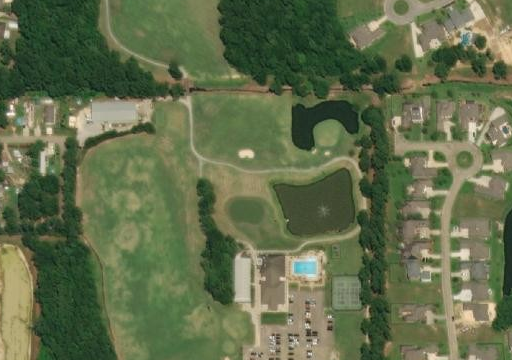
#> input picture img5.png, 512 x 360 px, given in place of img5.jpeg, which was not available
$ jupyter execute fcm.ipynb
#> lines starting #> are read from the running program, lines starting #| are printed output that depends on the picture; pictures that were not available may be replaced by others from this repository, and a replacement may not be noted
[cell 1]
import numpy as np
import matplotlib.pyplot as plt
from skimage import data, color, io
from sklearn.cluster import KMeans
from sklearn.metrics import silhouette_score
from sklearn.preprocessing import MinMaxScaler
from scipy.spatial.distance import cdist
import cv2

[cell 2]
def fcm(X, C, m, max_iter=100, error=1e-5, init=None):
    # Initialize membership matrix using K-means algorithm
    if init == 'kmeans':
        kmeans = KMeans(n_clusters=C)
        kmeans.fit(X)
        centroids = kmeans.cluster_centers_
        D = cdist(X, centroids)
        U = 1 / (D ** (2 / (m - 1)) + 1e-8)
        U = U / np.sum(U, axis=1, keepdims=True)
    else:
        # Initialize membership matrix randomly
        N = X.shape[0]
        U = np.random.rand(N, C)
        U = U / np.sum(U, axis=1, keepdims=True)
        centroids = None

    for i in range(max_iter):
        # Compute centroids
        centroids = U.T @ X / np.sum(U, axis=0, keepdims=True).T

        # Compute distance matrix
        D = cdist(X, centroids)

        # Compute membership matrix
        U_new = 1 / (D ** (2 / (m - 1)) + 1e-8)
        U_new = U_new / np.sum(U_new, axis=1, keepdims=True)

        # Check for convergence
        if np.linalg.norm(U_new - U) < error:
            break

        # Update membership matrix
        U = U_new

    return centroids, U

[cell 3]
# Load the sample image
image1 = io.imread('img5.jpeg')
#> image1 is the input picture: shape (360, 512, 3); mean R, G, B 97.8, 108.9, 75.2
image1=image1[:,:,:3]
plt.imshow(image1[:,:,:3])
plt.show()
print(image1.shape)
#| (360, 512, 3)
image = color.rgb2gray(image1)
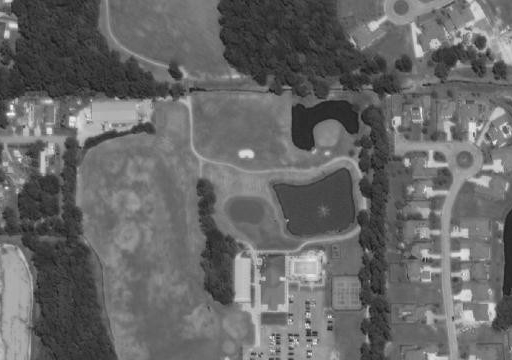
#> image: shape (360, 512) float64; min 0.0787, max 0.992, mean 0.408

[cell 4]
# Normalize the image values
scaler = MinMaxScaler()
image = scaler.fit_transform(image)
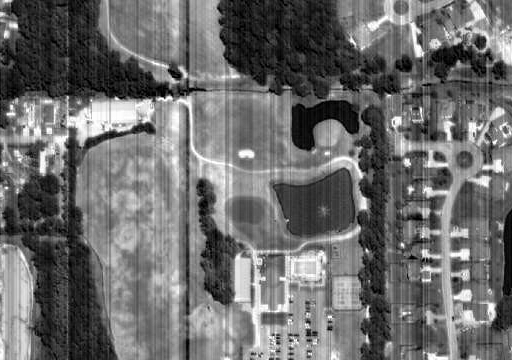
#> image: shape (360, 512) float64; min 0, max 1, mean 0.425

[cell 5]
# Flatten the image into a 2D array
X = image.reshape(-1, 1)

[cell 6]
# Apply FCM clustering algorithm
C = 4  # Number of clusters
m = 2  # Fuzziness coefficient
max_iter = 100  # Maximum number of iterations
error = 1e-5  # Convergence threshold
centroids, U = fcm(X, C, m, max_iter, error, init='kmeans')
#> the loop in fcm, `for i in range(max_iter):` made 43 passes
#> centroids on passes 1 to 12: [0.175, 0.576, 0.402, 0.773], [0.179, 0.563, 0.401, 0.747], [0.18, 0.554, 0.398, 0.733], [0.181, 0.548, 0.396, 0.725], [0.181, 0.544, 0.394, 0.72], [0.181, 0.542, 0.392, 0.717], [0.18, 0.54, 0.391, 0.715], [0.18, 0.538, 0.39, 0.713], [0.18, 0.538, 0.39, 0.713], [0.18, 0.537, 0.389, 0.712], [0.18, 0.537, 0.389, 0.712], [0.18, 0.536, 0.389, 0.712]
#> centroids = [0.18, 0.536, 0.388, 0.711]

[cell 7]
# Compute Silhouette score
labels = np.argmax(U, axis=1)
# score = silhouette_score(X, labels)

[cell 8]
# Reshape the labels and centroids back to the original image shape
labels = labels.reshape(image.shape)
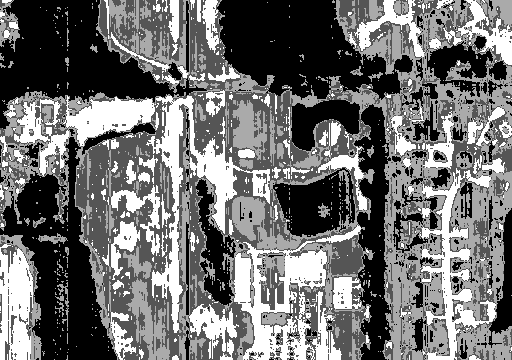
#> labels: shape (360, 512) int64; min 0, max 3, mean 1.32; drawn with min black and max white
centroids = centroids.reshape((C,))

[cell 9]
# Plot the original image and the segmented image
fig, (ax0, ax1) = plt.subplots(1, 2, figsize=(10, 5))

ax0.imshow(image1, cmap='gray')
ax0.set_title('Original image')

ax1.imshow(labels, cmap='gray')
# ax1.set_title(f'Segmented image (C={C}, score={score:.4f})')
for c in centroids:
    ax1.axhline(c, color='white')
#> this loop made 4 passes
#> c on passes 1 to 4: 0.18, 0.536, 0.388, 0.711

plt.show()
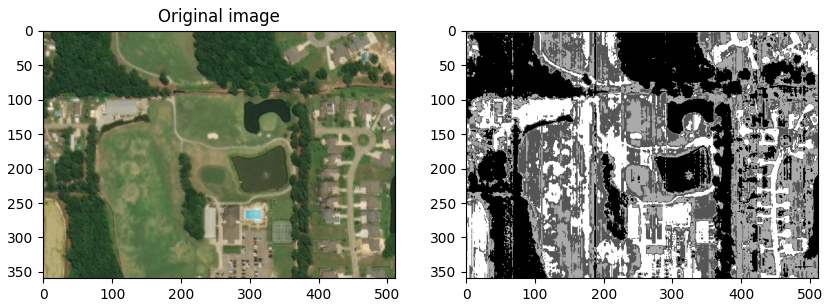
#> figure drawn by matplotlib, 2 panels

$ run again, with img4.png copied over img5.png
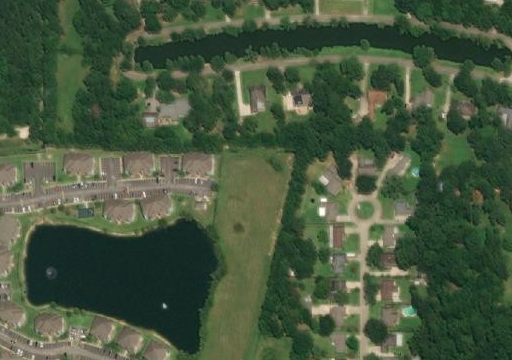
#> input picture img4.png, 512 x 360 px, given in place of img5.jpeg, which was not available
#> image1 is the input picture: shape (360, 512, 3); mean R, G, B 71.5, 87.7, 63.2
#| (360, 512, 3)
#> the loop in fcm, `for i in range(max_iter):` made 37 passes
#> centroids on passes 1 to 8: [0.267, 0.703, 0.109, 0.476], [0.272, 0.685, 0.118, 0.471], [0.276, 0.675, 0.121, 0.468], [0.278, 0.671, 0.123, 0.466], [0.279, 0.668, 0.124, 0.465], [0.279, 0.666, 0.124, 0.464], [0.28, 0.665, 0.125, 0.463], [0.28, 0.665, 0.125, 0.463]
#> `centroids, U = fcm(X, C, m, max_iter, error, init='kmeans')`: centroids = [0.28, 0.664, 0.125, 0.462]
#> `labels = labels.reshape(image.shape)`:
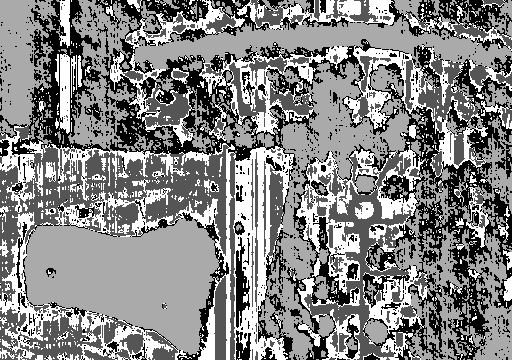
#> labels: shape (360, 512) int64; min 0, max 3, mean 1.56; drawn with min black and max white
#> the loop `for c in centroids:` made 4 passes
#> c on passes 1 to 4: 0.28, 0.664, 0.125, 0.462
#> `plt.show()`:
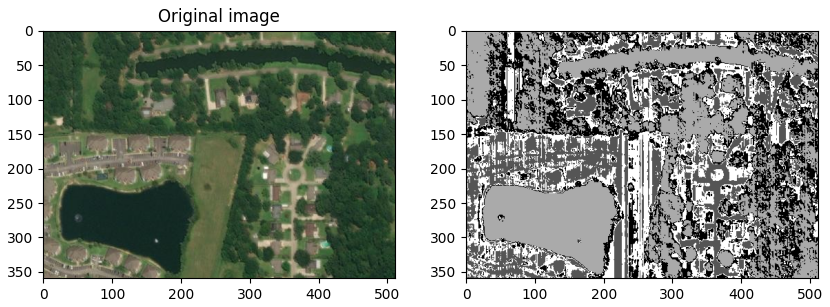
#> figure drawn by matplotlib, 2 panels

$ run again, with img6.png copied over img5.png
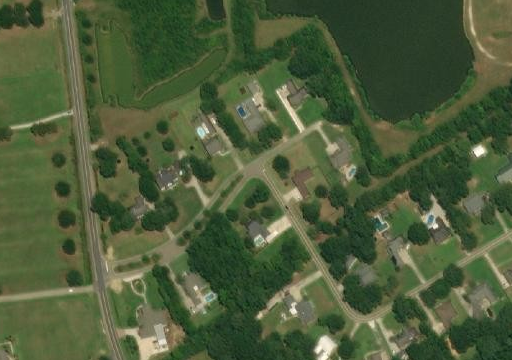
#> input picture img6.png, 512 x 360 px, given in place of img5.jpeg, which was not available
#> image1 is the input picture: shape (360, 512, 3); mean R, G, B 77.6, 92.4, 58.8
#| (360, 512, 3)
#> the loop in fcm, `for i in range(max_iter):` made 42 passes
#> centroids on passes 1 to 8: [0.725, 0.319, 0.481, 0.139], [0.693, 0.319, 0.47, 0.142], [0.674, 0.317, 0.462, 0.143], [0.662, 0.316, 0.457, 0.144], [0.654, 0.315, 0.453, 0.144], [0.649, 0.314, 0.451, 0.144], [0.645, 0.313, 0.449, 0.144], [0.643, 0.313, 0.448, 0.144]
#> `centroids, U = fcm(X, C, m, max_iter, error, init='kmeans')`: centroids = [0.639, 0.311, 0.446, 0.143]
#> `labels = labels.reshape(image.shape)`:
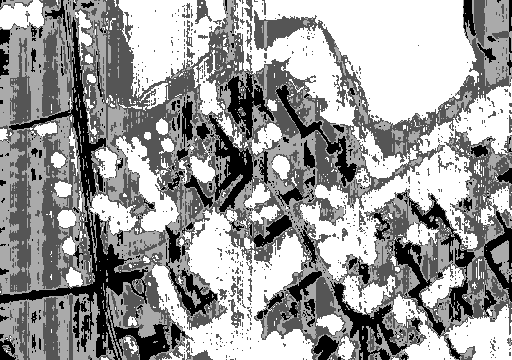
#> labels: shape (360, 512) int64; min 0, max 3, mean 1.83; drawn with min black and max white
#> the loop `for c in centroids:` made 4 passes
#> c on passes 1 to 4: 0.639, 0.311, 0.446, 0.143
#> `plt.show()`:
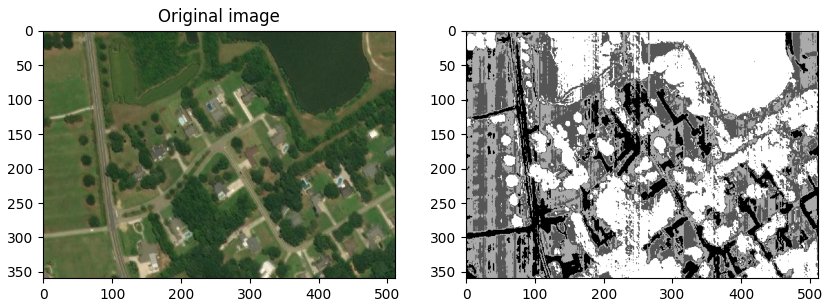
#> figure drawn by matplotlib, 2 panels

$ run again, with img7.png copied over img5.png
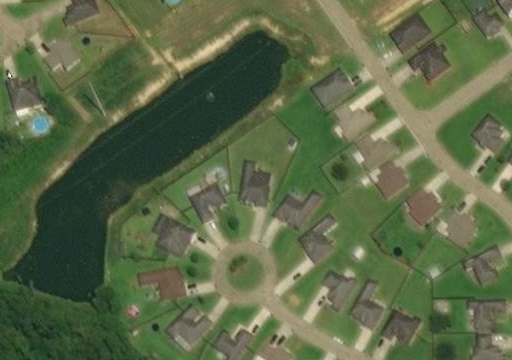
#> input picture img7.png, 512 x 360 px, given in place of img5.jpeg, which was not available
#> image1 is the input picture: shape (360, 512, 3); mean R, G, B 93, 105.6, 72.5
#| (360, 512, 3)
#> the loop in fcm, `for i in range(max_iter):` made 38 passes
#> centroids on passes 1 to 8: [0.124, 0.497, 0.326, 0.736], [0.134, 0.486, 0.328, 0.715], [0.138, 0.478, 0.327, 0.704], [0.14, 0.472, 0.326, 0.698], [0.141, 0.469, 0.325, 0.694], [0.141, 0.466, 0.325, 0.691], [0.141, 0.465, 0.324, 0.69], [0.141, 0.463, 0.323, 0.689]
#> `centroids, U = fcm(X, C, m, max_iter, error, init='kmeans')`: centroids = [0.141, 0.461, 0.322, 0.688]
#> `labels = labels.reshape(image.shape)`:
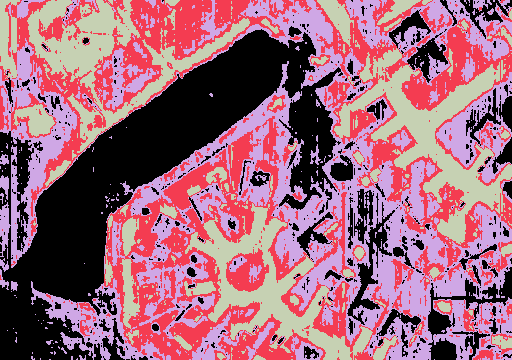
#> labels: shape (360, 512) int64; 4 distinct labels, from 0 to 3; one colour per label, 0 black
#> the loop `for c in centroids:` made 4 passes
#> c on passes 1 to 4: 0.141, 0.461, 0.322, 0.688
#> `plt.show()`:
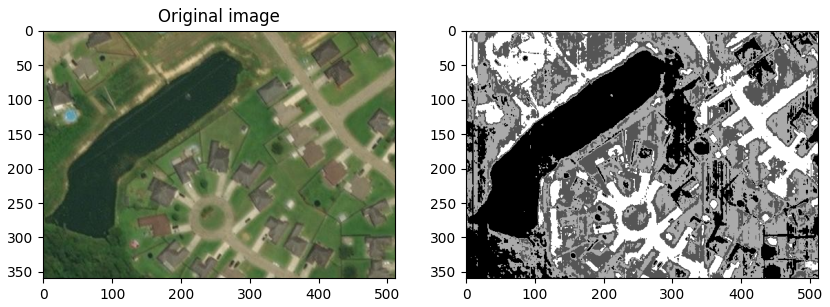
#> figure drawn by matplotlib, 2 panels
